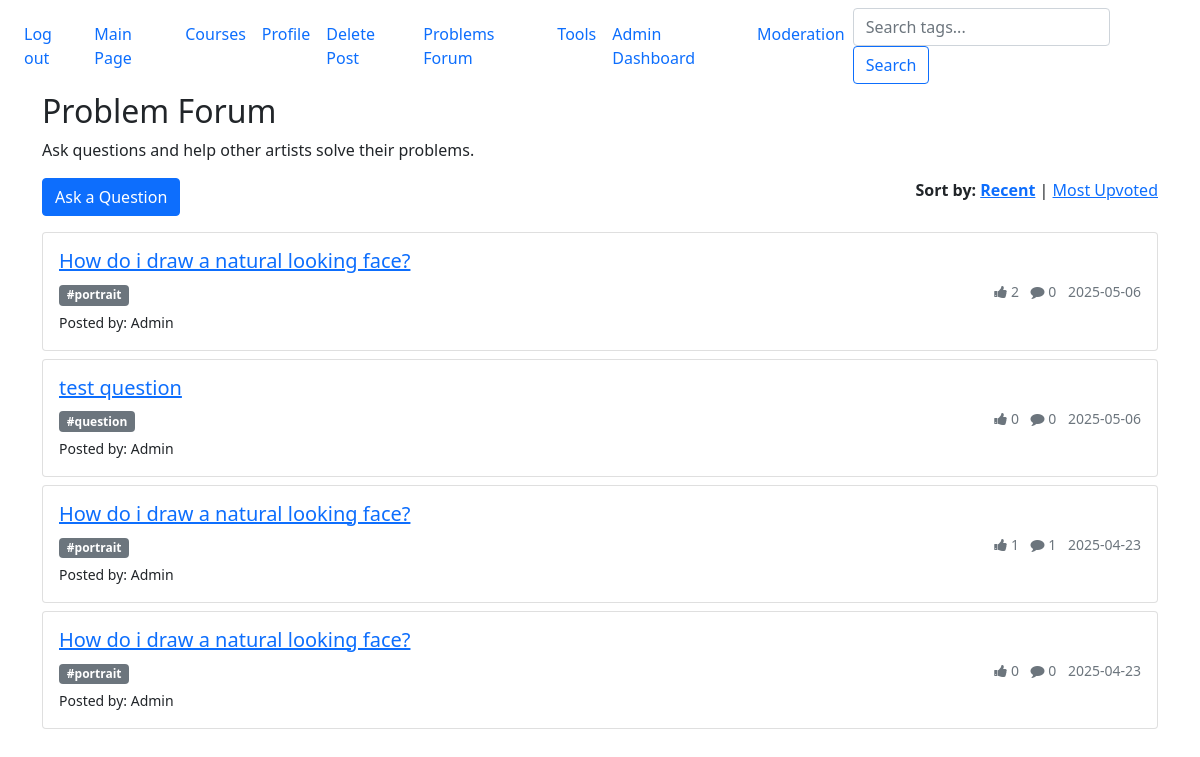
Screenshot of /main/problems (signed in) with the database file from the repository.
### website/models.py (models this page shows, shortened)
class Problem(db.Model):
    id = db.Column(db.Integer, primary_key=True)
    title = db.Column(db.String(200), nullable=False)
    description = db.Column(db.Text)
    image_url = db.Column(db.String(300), nullable=True)
    is_approved = db.Column(db.Boolean, default=False)
    timestamp = db.Column(db.DateTime, default=datetime.utcnow)
    user_id = db.Column(db.Integer, db.ForeignKey('user.id'), nullable=False)
    user = db.relationship('User', backref='problems')
    tags = db.relationship('Tag', secondary=problem_tags, backref='problems')
    upvotes = db.relationship('ProblemUpvote', backref='problem', lazy='dynamic')
    comments = db.relationship('ProblemComment', backref='problem', lazy='dynamic')

class Tag(db.Model):
    id = db.Column(db.Integer, primary_key=True)
    name = db.Column(db.String(50), unique=True, nullable=False)

class User(db.Model, UserMixin):
    id = db.Column(db.Integer, primary_key = True)
    email = db.Column(db.String(150), unique = True)
    password = db.Column(db.String(150))
    posts = db.relationship('Posts', backref='author', lazy=True) # user's posts
    username = db.Column(db.String(150), unique=True, nullable=False)  # renamed from first_name
    user_image = db.Column(db.String(300), nullable=True)  # path to profile image
    is_admin = db.Column(db.Boolean, default=False) # check to see if this is an admin or not
    lesson_progress = db.relationship('LessonProgress', backref='user', lazy=True) #user's lesson progress, tracked by watching the tutorial video in the lesson

### website/views.py (the view)
@views.route('/main/problems')  # problems forum
@login_required
def problems():
    sort_by = request.args.get('sort_by', 'recent')  # Default sort by recent
    approved_problems = Problem.query.filter_by(is_approved=True).all()
    if sort_by == 'upvotes':
        approved_problems.sort(key=lambda problem: calculate_problem_score(problem), reverse=True)
    else:  #default to sorting by recent
        approved_problems.sort(key=lambda problem: problem.timestamp, reverse=True)
    return render_template("problems.html", problems=approved_problems, sort_by=sort_by)

### website/__init__.py (called while the page is built)
def create_app():
    app = Flask(__name__)
    app.config['SECRET_KEY'] = 'touplis' #secret key for dev only
    app.config['SQLALCHEMY_DATABASE_URI'] = f'sqlite:///{DB_NAME}'
    db.init_app(app)
    migrate.init_app(app, db)
    from .views import views
    from .auth import auth
    from .admin import admin
    app.register_blueprint(views, url_prefix='/')
    app.register_blueprint(auth, url_prefix='/')
    app.register_blueprint(admin)
    from .models import User, Posts, Course
    login_manager = LoginManager()
    login_manager.login_view = 'auth.login'
    login_manager.init_app(app)
    @login_manager.user_loader
    def load_user(id):
        return User.query.get(int(id))
    @app.context_processor
    def inject_user():
        return dict(user=current_user)
    create_database(app)
    return app

### website/templates/problems.html (shortened to what this page needs)
{% extends "base.html" %}
{% block content %}
<h2>Problem Forum</h2>
<p>Ask questions and help other artists solve their problems.</p>
<div class="row mb-3">
  <div class="col-md-6">
    <a href="{{ url_for('views.create_problem') }}" class="btn btn-primary">Ask a Question</a>
  </div>
  <div class="col-md-6 text-right">
    <strong>Sort by:</strong>
    <a href="{{ url_for('views.problems', sort_by='recent') }}"
       class="{{ 'font-weight-bold' if sort_by == 'recent' else '' }}">Recent</a> |
    <a href="{{ url_for('views.problems', sort_by='upvotes') }}"
       class="{{ 'font-weight-bold' if sort_by == 'upvotes' else '' }}">Most Upvoted</a>
  </div>
</div>
<div class="problems-list">
  {% for problem in problems %}
    <div class="card mb-2" style="max-height: 150px; overflow: hidden;">
      <div class="card-body p-3">
        <h5>
          <a href="{{ url_for('views.problem_detail', problem_id=problem.id) }}">{{ problem.title }}</a>
        </h5>
        <div class="d-flex justify-content-between">
          <div>
            {% for tag in problem.tags %}
              <span class="badge badge-secondary">#{{ tag.name }}</span>
            {% endfor %}
          </div>
          <small class="text-muted">
            <i class="fa fa-thumbs-up"></i> {{ problem.upvotes.count() }}
            <i class="fa fa-comment ml-2"></i> {{ problem.comments.count() }}
            <span class="ml-2">{{ problem.timestamp.strftime('%Y-%m-%d') }}</span>
          </small>
        </div>
        <div class="mt-1">
          <small>Posted by: {{ problem.user.username }}</small>
        </div>
      </div>
    </div>
  {% else %}
    <p class="text-center">No problems posted yet. Be the first to ask a question!</p>
  {% endfor %}
</div>
{% endblock %}

### rows the page displays
Problem: title "How do i draw a natural looking face?", upvotes.count "2", comments.count "0", timestamp "2025-05-06", user.username "Admin"
Tag: name "portrait"
Problem: title "test question", upvotes.count "0", comments.count "0", timestamp "2025-05-06", user.username "Admin"
Tag: name "question"
Problem: title "How do i draw a natural looking face?", upvotes.count "1", comments.count "1", timestamp "2025-04-23", user.username "Admin"
Problem: title "How do i draw a natural looking face?", upvotes.count "0", comments.count "0", timestamp "2025-04-23", user.username "Admin"
